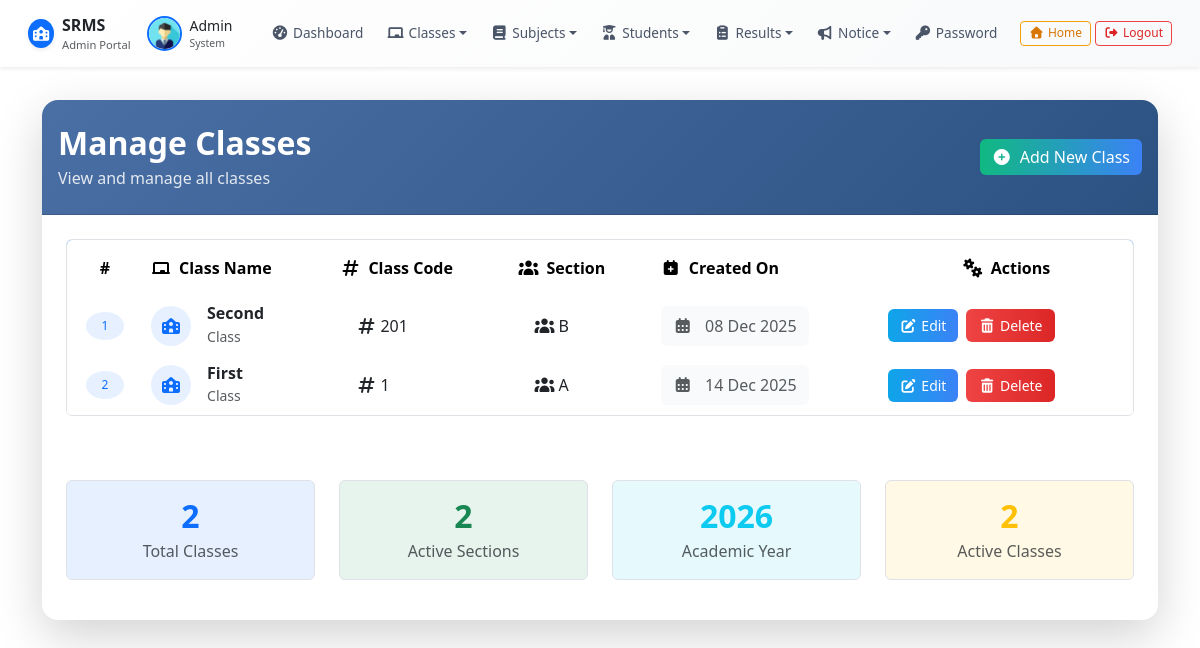
Page /manage_classes/ (signed in) on the committed database.
### resultapp/models.py (models this page shows)
class Class(models.Model):
    name = models.CharField(max_length=50)
    numeric = models.IntegerField()
    section = models.CharField(max_length=20)
    creation_date = models.DateTimeField(auto_now_add=True)
    updation_date = models.DateTimeField(auto_now=True)
    def __str__(self):
        return f"{self.name} - {self.section}"

### resultapp/views.py (the view, shortened to what this page needs)
# urls.py: path('manage_classes/', manage_classes, name='manage_classes'),
@login_required
def manage_classes(request):
    classes=Class.objects.all()
    return render(request,'manage_classes.html',locals())

### resultapp/templates/manage_classes.html (shortened to what this page needs)
{% extends "admin_base.html" %}
{% load static %}
{% block content %}
<div class="container py-4">
    <div class="card shadow-lg border-0">
        <div class="card-header bg-gradient-manage text-white py-4">
            <div class="d-flex align-items-center justify-content-between">
                <div class="d-flex align-items-center">
                    <div>
                        <h2 class="mb-1 fw-bold">Manage Classes</h2>
                        <p class="mb-0 opacity-85">View and manage all classes</p>
                    </div>
                </div>
                <a href="{% url 'create_class' %}" class="btn btn-light btn-gradient-action">
                    <i class="fas fa-plus-circle me-2"></i>Add New Class
                </a>
            </div>
        </div>
        <div class="card-body p-4">
            {% if classes %}
            <div class="table-responsive">
                <table class="table table-hover border rounded overflow-hidden">
                    <thead class="bg-primary text-white">
                        <tr>
                            <th class="text-center py-3 border-0">#</th>
                            <th class="py-3 border-0">
                                <i class="fas fa-chalkboard me-2"></i>Class Name
                            </th>
                            <th class="py-3 border-0">
                                <i class="fas fa-hashtag me-2"></i>Class Code
                            </th>
                            <th class="py-3 border-0">
                                <i class="fas fa-users me-2"></i>Section
                            </th>
                            <th class="py-3 border-0">
                                <i class="fas fa-calendar-plus me-2"></i>Created On
                            </th>
                            <th class="text-center py-3 border-0">
                                <i class="fas fa-cogs me-2"></i>Actions
                            </th>
                        </tr>
                    </thead>
                    <tbody>
                        {% for c in classes %}
                        <tr class="hover-lift-row">
                            <td class="text-center fw-bold align-middle border-0">
                                <span class="badge bg-primary bg-opacity-10 text-primary rounded-circle px-3 py-2">
                                    {{ forloop.counter }}
                                </span>
                            </td>
                            <td class="align-middle border-0">
                                <div class="d-flex align-items-center">
                                    <div class="class-icon bg-primary bg-opacity-10 rounded-circle p-2 me-3">
                                        <i class="fas fa-school text-primary"></i>
                                    </div>
                                    <div>
                                        <h6 class="mb-0 fw-semibold text-dark">{{ c.name }}</h6>
                                        <small class="text-muted">Class</small>
                                    </div>
                                </div>
                            </td>
                            <td class="align-middle border-0">
                                <span class="px-3 py-2 rounded-pill text-dark">
                                    <i class="fas fa-hashtag me-1"></i>{{ c.numeric }}
                                </span>
                            </td>
                            <td class="align-middle border-0">
                                <span class="px-3 py-2 rounded-pill text-dark">
                                    <i class="fas fa-users me-1"></i>{{ c.section }}
                                </span>
                            </td>
                            <td class="align-middle border-0">
                                <div class="date-badge text-muted">
                                    <i class="fas fa-calendar-alt me-2"></i>
                                    {{ c.creation_date|date:"d M Y" }}
                                </div>
                            </td>
                            <td class="align-middle border-0">
                                <div class="d-flex gap-2">
                                    <a href="{% url 'edit_class' c.id %}"
                                       class="btn btn-info btn-action btn-sm hover-lift">
                                        <i class="fas fa-edit me-1"></i>Edit
                                    </a>
                                    <a href="?delete={{c.id}}"
                                       onclick="return confirm('Are you sure you want to delete this class? This action cannot be undone.')"
                                       class="btn btn-danger btn-action btn-sm hover-lift">
                                        <i class="fas fa-trash-alt me-1"></i>Delete
                                    </a>
                                </div>
                            </td>
                        </tr>
                        {% endfor %}
                    </tbody>
                </table>
            </div>
            <div class="summary-cards mt-5">
                <div class="row">
                    <div class="col-md-3 mb-3">
                        <div class="stat-card p-3 border rounded bg-primary bg-opacity-10 text-center">
                            <h3 class="mb-1 text-primary fw-bold">{{ classes|length }}</h3>
                            <p class="mb-0 text-muted">Total Classes</p>
                        </div>
                    </div>
                    <div class="col-md-3 mb-3">
                        <div class="stat-card p-3 border rounded bg-success bg-opacity-10 text-center">
                            <h3 class="mb-1 text-success fw-bold">
                                {% with sections=classes|dictsort:"section"|join:", " %}
                                    {{ classes|dictsort:"section"|length }}
                                {% endwith %}
                            </h3>
                            <p class="mb-0 text-muted">Active Sections</p>
                        </div>
                    </div>
                    <div class="col-md-3 mb-3">
                        <div class="stat-card p-3 border rounded bg-info bg-opacity-10 text-center">
                            <h3 class="mb-1 text-info fw-bold">
                                {% now "Y" %}
                            </h3>
                            <p class="mb-0 text-muted">Academic Year</p>
                        </div>
                    </div>
                    <div class="col-md-3 mb-3">
                        <div class="stat-card p-3 border rounded bg-warning bg-opacity-10 text-center">
                            <h3 class="mb-1 text-warning fw-bold">
                                {{ classes|length }}
                            </h3>
                            <p class="mb-0 text-muted">Active Classes</p>
                        </div>
                    </div>
                </div>
            </div>
            {% endif %}
        </div>
    </div>
</div>
{% endblock %}

### resultapp/templates/manage_classes.html (style rules this page uses)
.bg-gradient-manage { background: linear-gradient(135deg, #4a6fa5 0%, #2c5282 100%); }
.btn-gradient-action { background: linear-gradient(to right, #10b981, #3b82f6); border: none; color: white; transition: all 0.3s ease; }
.hover-lift { transition: all 0.3s ease; }
.hover-lift-row { transition: all 0.3s ease; }
.class-icon { width: 40px; height: 40px; display: flex; align-items: center; justify-content: center; }
.btn-action { padding: 0.375rem 0.75rem; font-size: 0.875rem; border-radius: 6px; font-weight: 500; }
.btn-info { background: linear-gradient(to right, #0ea5e9, #3b82f6); border: none; color: white; }
.btn-danger { background: linear-gradient(to right, #ef4444, #dc2626); border: none; color: white; }
.badge { font-weight: 500; transition: all 0.3s ease; }
.stat-card { transition: all 0.3s ease; min-height: 100px; display: flex; flex-direction: column; justify-content: center; }
.opacity-85 { opacity: 0.85; }
.fw-semibold { font-weight: 600; }
.card { border-radius: 16px; overflow: hidden; }
.table { border-collapse: separate; border-spacing: 0; }
.table thead { border-radius: 10px 10px 0 0; overflow: hidden; }
.table tbody tr { border-bottom: 1px solid #f1f5f9; }
.date-badge { padding: 0.5rem 0.75rem; border-radius: 6px; background-color: #f8fafc; display: inline-block; }
.summary-cards .stat-card h3 { font-size: 2rem; }

### rows in the picture
Class: name "Second", numeric "201", section "B", creation_date "08 Dec 2025"
Class: name "First", numeric "1", section "A", creation_date "14 Dec 2025"

### other values in the picture
{{ classes|length }} "2"
{{ classes|dictsort:"section"|length }} "2"
